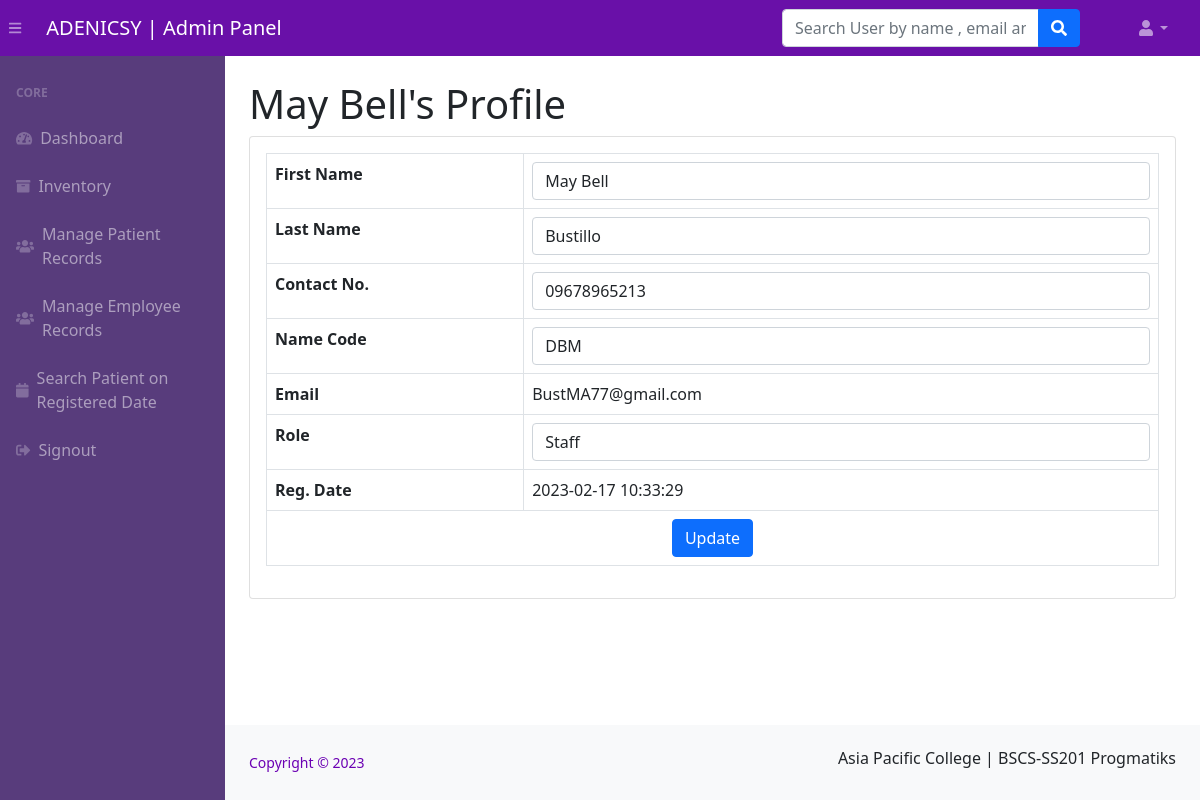
/admin/edit-employee-profile.php?uid=3 (signed in), run on the app's committed database.
### tables this page shows
CREATE TABLE `employee` (
  `id` int(11) NOT NULL,
  `fname` varchar(255) NOT NULL,
  `lname` varchar(255) NOT NULL,
  `email` varchar(255) NOT NULL,
  `username` varchar(255) NOT NULL,
  `password` varchar(255) NOT NULL,
  `contactno` varchar(255) DEFAULT NULL,
  `PRC_ID` int(7) DEFAULT NULL,
  `empRole` varchar(255) NOT NULL,
  `namecode` varchar(15) NOT NULL,
  `timeCreated` timestamp NOT NULL DEFAULT current_timestamp()
);

### admin/edit-employee-profile.php (the view, shortened to what this page needs)
<?php session_start();
include_once('../includes/config.php');
if (strlen($_SESSION['adminid'] == 0)) {
    header('location:logout.php');
} else {
?>
    <!DOCTYPE html>
    <html lang="en">
    <head>
        <link href="https://cdn.jsdelivr.net/npm/simple-datatables@latest/dist/style.css" rel="stylesheet" />
        <link href="../css/styles.css" rel="stylesheet" />
    </head>
    <body class="sb-nav-fixed">
        <?php include_once('includes/navbar.php'); ?>
        <div id="layoutSidenav">
            <?php include_once('includes/sidebar.php'); ?>
            <div id="layoutSidenav_content">
                <main>
                    <div class="container-fluid px-4">
                        <?php
                        $userid = $_GET['uid'];
                        $query = mysqli_query($con, "select * from employee where id='$userid'");
                        while ($result = mysqli_fetch_array($query)) { ?>
                            <h1 class="mt-4"><?php echo $result['fname']; ?>'s Profile</h1>
                            <div class="card mb-4">
                                <form method="post">
                                    <div class="card-body">
                                        <table class="table table-bordered">
                                            <tr>
                                                <th>First Name</th>
                                                <td><input class="form-control" id="fname" name="fname" type="text" value="<?php echo $result['fname']; ?>" required /></td>
                                            </tr>
                                            <tr>
                                                <th>Last Name</th>
                                                <td><input class="form-control" id="lname" name="lname" type="text" value="<?php echo $result['lname']; ?>" required /></td>
                                            </tr>
                                            <tr>
                                                <th>Contact No.</th>
                                                <td colspan="3"><input class="form-control" id="contact" name="contact" type="text" value="<?php echo $result['contactno']; ?>" pattern="[0-9]{11}" title="11 numeric characters only" maxlength="11" required /></td>
                                            </tr>
                                            <tr>
                                                <th>Name Code</th>
                                                <td colspan="3"><input class="form-control" id="namecode" name="namecode" type="text" value="<?php echo $result['namecode']; ?>" required /></td>
                                            </tr>
                                            <tr>
                                                <th>Email</th>
                                                <td colspan="3"><?php echo $result['email']; ?></td>
                                            </tr>
                                            <tr>
                                                <th>Role</th>
                                                <td><input class="form-control" id="empRole" name="empRole" type="text" value="<?php echo $result['empRole']; ?>" required /></td>
                                            </tr>
                                            <tr>
                                                <th>Reg. Date</th>
                                                <td colspan="3"><?php echo $result['timeCreated']; ?></td>
                                            </tr>
                                            <tr>
                                                <td colspan="4" style="text-align:center ;"><button type="submit" class="btn btn-primary btn-block" name="update">Update</button></td>
                                            </tr>
                                        </table>
                                    </div>
                                </form>
                            </div>
                        <?php } ?>
                    </div>
                </main>
                <?php include('../includes/footer.php'); ?>
            </div>
        </div>
    </body>
    </html>
<?php } ?>

### data on the page
employee: fname "May Bell", lname "Bustillo", contact "09678965213", namecode "DBM", email "BustMA77@gmail.com", empRole "Staff", timeCreated "2023-02-17 10:33:29"
